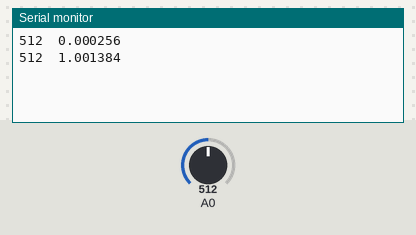
Simulated run of this sketch. Board: Arduino Uno, built with avr-gcc and run on an emulated ATmega328P. Parts: the last lines printed to the serial monitor. The inputs (shaded band) are chosen by the test bench; at power-on: A0 = 512.

Above: at 1.8 s.
1.9 s: A0 set to 716
At 2.7 s:
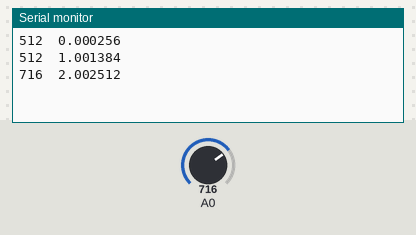
3.4 s: A0 set to 900
At 4.3 s:
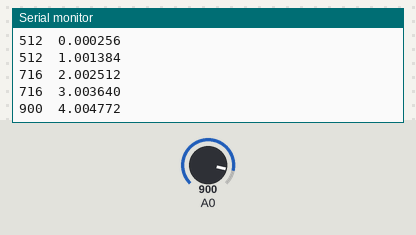
Timing chart, 0 to 6.4 s (numbered marks = the images above; inputs shaded):
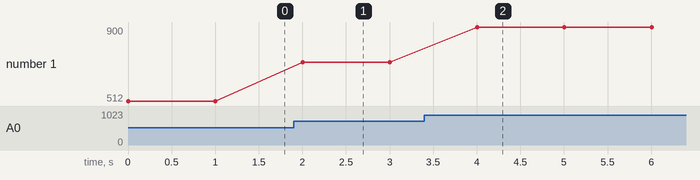

Measured:
- after the input at 1.9 s, the serial monitor: prints a new line after 0.10 s (image 1)
- after the input at 3.4 s, the serial monitor: prints a new line after 0.61 s (image 2)
- plotted number 1: 512 → 716 after the input at 1.9 s, 716 → 900 after the input at 3.4 s

The sketch:

simpleDAQ.ino
```cpp
int analogValue;
double sampletime;

void setup()
{
  // Begin serial communication at 9600 baud
  Serial.begin(9600);
}


void loop()
{
  // Read a single ADC value
  analogValue = analogRead(0);
  // Find system time
  sampletime = micros()/1000000.0;

  // Print the ADC value and time over serial
  Serial.print(analogValue);
  Serial.print("  ");
  Serial.println(sampletime,6);    // Print to 6 significant figures

  // Delay for 1 second
  delay(1000);
}
```
